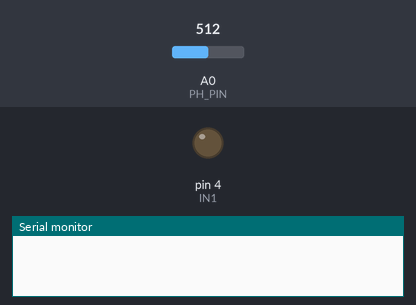
A sketch run on a simulated Arduino Uno, built with avr-gcc and run on an emulated ATmega328P. Parts: output pins drawn as LEDs (lit = HIGH), the last lines printed to the serial monitor. Inputs (shaded band) come from the test bench; at power-on: A0 (PH_PIN) = 512.

Above: at 0.2 s.
At 1.7 s:
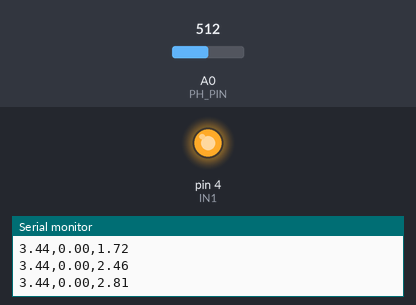
Timing chart, 0 to 3.2 s (numbered marks = the images above):
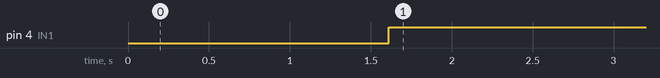

Measured:
- by itself, pin 4 (IN1): LOW → HIGH at 1.6 s

The sketch:

PH_pid_control.ino
```cpp
#include <AutoPID.h>
#include <SimpleKalmanFilter.h>

#define PH_PIN A0
double PHvoltage;
float PHcurrent;
SimpleKalmanFilter simpleKalmanFilter(2, 2, 0.3);

//pid settings and gains
#define OUTPUT_MIN 200
#define OUTPUT_MAX 1023
#define KP 500
#define KI 0
#define KD 0


int IN1 = 4; //D2;
int pwm_speed = 0;

double estimated_PH, controlSig;
double setpointPH=6.5; //สลัด 6-7pH

void measurePH();
AutoPID myPID(&estimated_PH, &setpointPH, &controlSig, OUTPUT_MIN, OUTPUT_MAX, KP, KI, KD);

void measurePH(){
    double PHvoltage;
    for(int i=0;i<10;i++) {
     PHvoltage+=analogRead(PH_PIN)*3.3/1023.0;
     delay(50);
   }
    PHvoltage=PHvoltage/10;
    //Serial.print("PH voltage:");
    //Serial.println(PHvoltage,3);

   // m = (pH6.86 - pH4) / (Vph6.86 - Vph4)=12.83
    double PH = 7 + ((PHvoltage-1.948)*12);
    Serial.print(PH,2);  //two decimal
    Serial.print(",");
    estimated_PH = simpleKalmanFilter.updateEstimate(PH);
    //Serial.println("estimate");
    Serial.print(controlSig);
    Serial.print(",");
    Serial.println(estimated_PH,2);  //two decimal

}

void setup() {
  Serial.begin(115200);
  delay(100);
  pinMode(IN1, OUTPUT);
  myPID.setTimeStep(1000);
}
void loop(){
  measurePH();
  myPID.run(); //call every loop, updates automatically at certain time interval
  analogWrite(IN1, controlSig);// set Speed(0-1024);
}
```
